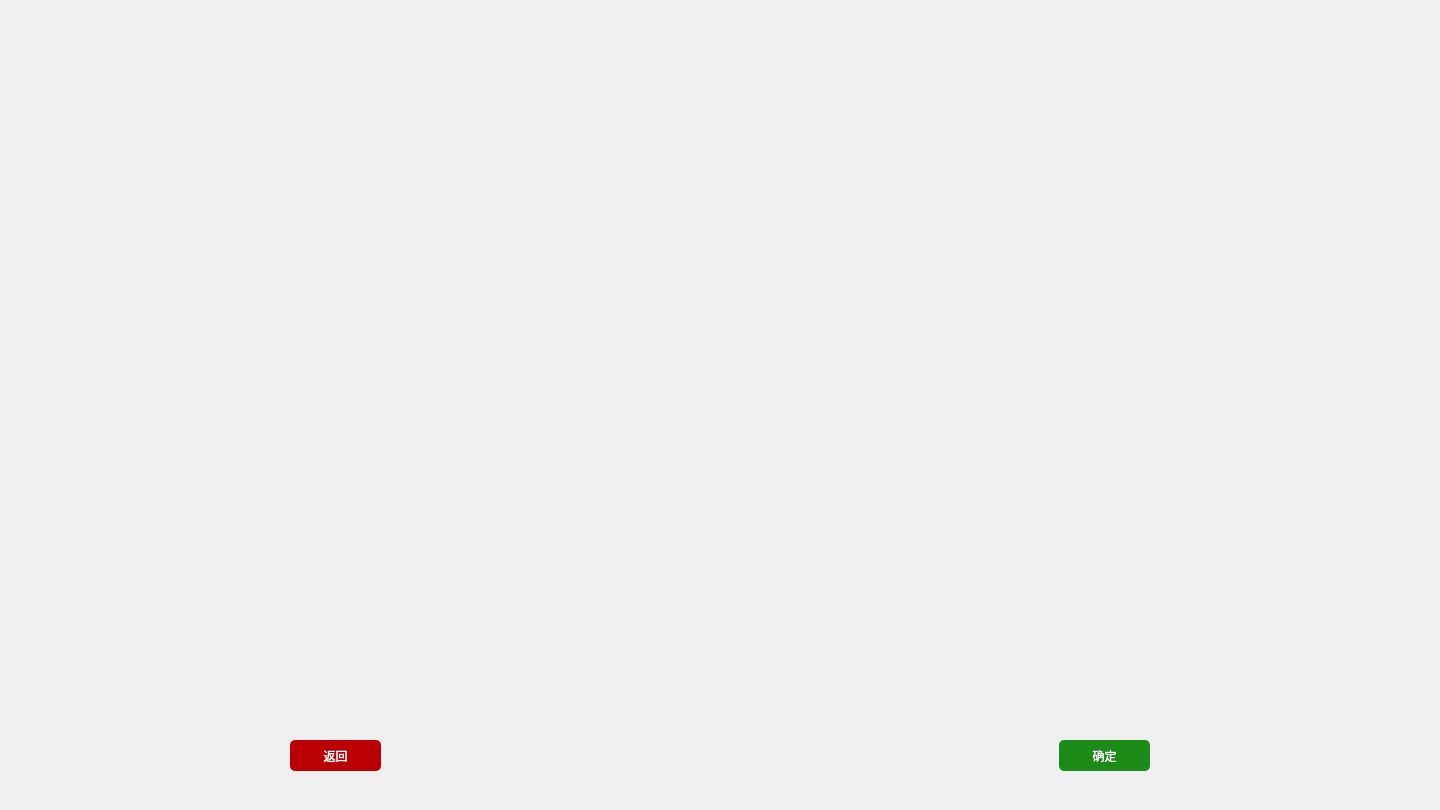
<?xml version="1.0" encoding="UTF-8"?>
<ui version="4.0">
 <class>Line</class>
 <widget class="QWidget" name="Line">
  <property name="geometry">
   <rect>
    <x>0</x>
    <y>0</y>
    <width>1440</width>
    <height>810</height>
   </rect>
  </property>
  <property name="windowTitle">
   <string>Form</string>
  </property>
  <widget class="QPushButton" name="pushButton">
   <property name="geometry">
    <rect>
     <x>290</x>
     <y>740</y>
     <width>91</width>
     <height>31</height>
    </rect>
   </property>
   <property name="styleSheet">
    <string notr="true">font: 700 16pt &quot;Microsoft YaHei UI&quot;;
color:rgb(255, 255, 255);
background-color:rgb(186, 0, 3);
border-radius:5px</string>
   </property>
   <property name="text">
    <string>返回</string>
   </property>
  </widget>
  <widget class="QPushButton" name="pushButton_2">
   <property name="geometry">
    <rect>
     <x>1059</x>
     <y>740</y>
     <width>91</width>
     <height>31</height>
    </rect>
   </property>
   <property name="styleSheet">
    <string notr="true">font: 700 16pt &quot;Microsoft YaHei UI&quot;;
color:rgb(255, 255, 255);
background-color:rgb(29, 139, 23);
border-radius:5px</string>
   </property>
   <property name="text">
    <string>确定</string>
   </property>
  </widget>
 </widget>
 <resources/>
 <connections/>
</ui>
